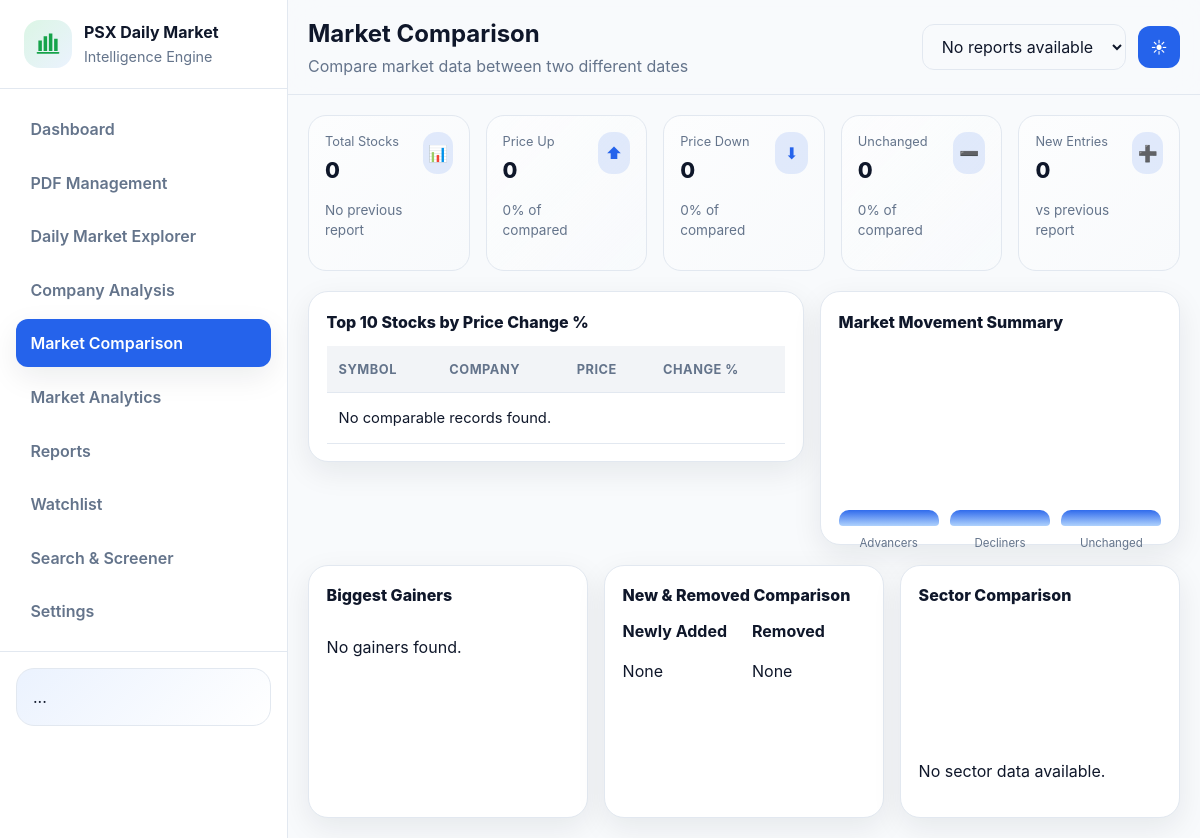
/pages/market-comparison/, run on an earlier commit of the app's database.
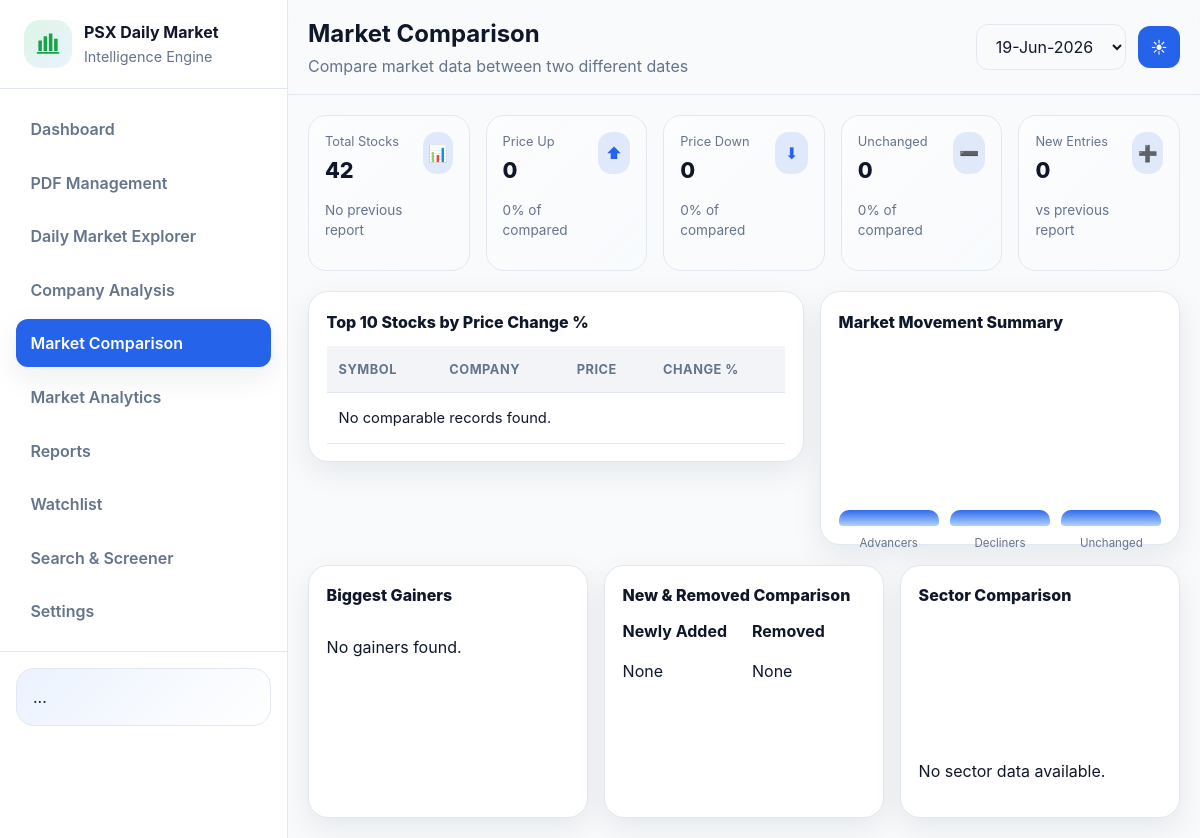
And on a later commit of the database.
### scraper/models.py (models this page shows, shortened)
class PDFDocument(models.Model):
    name = models.CharField(max_length=255)
    file = models.FileField(upload_to="pdfs/")
    uploaded_at = models.DateTimeField(auto_now_add=True)
    report_date = models.DateField(null=True, blank=True)
    report_time = models.TimeField(null=True, blank=True)
    is_processed = models.BooleanField(default=False)
    processing_error = models.TextField(null=True, blank=True)
    processed_at = models.DateTimeField(null=True, blank=True)
    file_hash = models.CharField(max_length=64, null=True, blank=True)
    class Meta:
        indexes = [models.Index(fields=["report_date", "report_time"])]

### pdfs/views.py (the view, shortened to what this page needs)
# urls.py: path("pages/market-comparison/", market_comparison, name="market-comparison"),
def market_comparison(request):
    requested_date = _parse_report_date(request.GET.get("date"))
    current_pdf = _get_latest_pdf_for_date(requested_date) if requested_date else None
    if current_pdf is None:
        current_pdf = _get_latest_pdf_for_date()
    previous_pdf = _get_previous_pdf(current_pdf) if current_pdf else None
    comparison_rows = _build_comparison_results(current_pdf) if current_pdf else []
    total_stocks = current_pdf.extracted_companies.count() if current_pdf else 0
    price_changes, new_entries, removed_entries = [], [], []
    price_up = [row for row in price_changes if row["change_percent"] > 0]
    price_down = [row for row in price_changes if row["change_percent"] < 0]
    unchanged = [row for row in price_changes if row["change_percent"] == 0]
    comparable_total = len(price_changes)
    def percentage(count):
        return round((count / comparable_total) * 100) if comparable_total else 0
    sector_rows = []
    if current_pdf and current_pdf.report_date:
        sector_counts = {}
        for record in ScrapedRecord.objects.filter(date=current_pdf.report_date).exclude(sector=""):
            sector_counts[record.sector] = sector_counts.get(record.sector, 0) + 1
        largest_sector_count = max(sector_counts.values(), default=0)
        sector_rows = [
            {"label": sector, "height": round((count / largest_sector_count) * 100)}
            for sector, count in sorted(sector_counts.items(), key=lambda item: item[1], reverse=True)[:4]
        ] if largest_sector_count else []
    context = {
        "current_pdf": current_pdf,
        "previous_pdf": previous_pdf,
        "available_dates": list(
            PDFDocument.objects.filter(is_processed=True, report_date__isnull=False)
            .values_list("report_date", flat=True)
            .order_by("-report_date")
            .distinct()
        ),
        "total_stocks": total_stocks,
        "price_up_count": len(price_up),
        "price_down_count": len(price_down),
        "unchanged_count": len(unchanged),
        "new_entries": new_entries[:3],
        "removed_entries": removed_entries[:3],
        "new_entry_count": len(new_entries),
        "top_price_changes": sorted(price_changes, key=lambda row: row["change_percent"], reverse=True)[:10],
        "biggest_gainers": sorted(price_up, key=lambda row: row["change_percent"], reverse=True)[:3],
        "movement_bars": [
            {"label": "Advancers", "height": percentage(len(price_up))},
            {"label": "Decliners", "height": percentage(len(price_down))},
            {"label": "Unchanged", "height": percentage(len(unchanged))},
        ],
        "sector_rows": sector_rows,
        "price_up_percentage": percentage(len(price_up)),
        "price_down_percentage": percentage(len(price_down)),
        "unchanged_percentage": percentage(len(unchanged)),
    }
    return render(request, "pages/market-comparison.html", context)

### pdfs/views.py (called while the page is built, shortened)
def _parse_report_date(raw_value):
    if not raw_value:
        return None

def _get_latest_pdf_for_date(report_date=None):
    queryset = PDFDocument.objects.filter(report_date__isnull=False).prefetch_related("extracted_companies")
    if report_date is not None:
        queryset = queryset.filter(report_date=report_date)
    return queryset.order_by("-report_date", "-uploaded_at").first()

def _get_previous_pdf(current_pdf):
    return (
        PDFDocument.objects.filter(report_date__lt=current_pdf.report_date)
        .prefetch_related("extracted_companies")
        .order_by("-report_date", "-uploaded_at")
        .first()
    )

def _build_comparison_results(current_pdf):
    stored_results = (
        ComparisonResult.objects.filter(current_pdf=current_pdf)
        .select_related("previous_pdf", "current_pdf")
        .only(
            "id",
            "previous_pdf_id",
            "current_pdf_id",
            "symbol",
            "company_name",
            "status",
            "previous_price",
            "current_price",
        )
        .order_by("status", "company_name")
    )
    if stored_results.exists():
        return list(stored_results.values("symbol", "company_name", "status", "previous_price", "current_price"))
    previous_pdf = _get_previous_pdf(current_pdf)
    if previous_pdf is None:
        return []

### templates/pages/market-comparison.html (shortened to what this page needs)
{% load static %}
<!DOCTYPE html>
<html lang="en">
  <head>
    <link rel="stylesheet" href="{% static 'css/styles.css' %}" />
  </head>
  <body>
    <div class="app-shell">
      <aside class="sidebar">
        <div class="sidebar-header">
          <div class="sidebar-logo" aria-hidden="true">
            <svg viewBox="0 0 32 32" width="28" height="28" fill="currentColor">
              <path d="M5 24V12h4v12H5Zm6 0V7h4v17h-4Zm6 0V4h4v20h-4Zm6 0V10h4v14h-4Z" />
              <path d="M4 26h24" stroke="currentColor" stroke-width="2" stroke-linecap="round" />
            </svg>
          </div>
          <div class="sidebar-brand">
            <strong>PSX Daily Market</strong>
            <span>Intelligence Engine</span>
          </div>
        </div>
        <nav class="nav-list" aria-label="Primary navigation">
          <a class="nav-link" href="{% url 'home' %}">Dashboard</a>
          <a class="nav-link" href="{% url 'pdf-management' %}">PDF Management</a>
          <a class="nav-link" href="{% url 'daily-market-explorer' %}">Daily Market Explorer</a>
          <a class="nav-link" href="{% url 'company-analysis' %}">Company Analysis</a>
          <a class="nav-link active" href="{% url 'market-comparison' %}">Market Comparison</a>
          <a class="nav-link" href="{% url 'market-analytics' %}">Market Analytics</a>
          <a class="nav-link" href="{% url 'reports' %}">Reports</a>
          <a class="nav-link" href="{% url 'watchlist' %}">Watchlist</a>
          <a class="nav-link" href="{% url 'search-screener' %}">Search &amp; Screener</a>
          <a class="nav-link" href="{% url 'settings' %}">Settings</a>
        </nav>
        <div class="sidebar-footer"><div class="help-card">...</div></div>
      </aside>
      <div class="main-area">
        <header class="topbar">
          <div>
            <h1>Market Comparison</h1>
            <p>Compare market data between two different dates</p>
          </div>
          <div class="topbar-actions"><form method="get"><select name="date" class="outline-button" aria-label="Select comparison date" onchange="this.form.submit()">{% for available_date in available_dates %}<option value="{{ available_date|date:'Y-m-d' }}" {% if current_pdf.report_date == available_date %}selected{% endif %}>{{ available_date|date:'d-M-Y' }}</option>{% empty %}<option value="">No reports available</option>{% endfor %}</select></form><button class="icon-button" data-theme-toggle>☀</button></div>
        </header>
        <main class="content">
          <section class="grid grid-5">
            <article class="stat-card"><div><p class="stat-label">Total Stocks</p><p class="stat-value">{{ total_stocks }}</p><p class="stat-helper">{% if previous_pdf %}vs {{ previous_pdf.report_date|date:'d-M-Y' }}{% else %}No previous report{% endif %}</p></div><div class="stat-icon">📊</div></article>
            <article class="stat-card"><div><p class="stat-label">Price Up</p><p class="stat-value">{{ price_up_count }}</p><p class="stat-helper">{{ price_up_percentage }}% of compared</p></div><div class="stat-icon">⬆</div></article>
            <article class="stat-card"><div><p class="stat-label">Price Down</p><p class="stat-value">{{ price_down_count }}</p><p class="stat-helper">{{ price_down_percentage }}% of compared</p></div><div class="stat-icon">⬇</div></article>
            <article class="stat-card"><div><p class="stat-label">Unchanged</p><p class="stat-value">{{ unchanged_count }}</p><p class="stat-helper">{{ unchanged_percentage }}% of compared</p></div><div class="stat-icon">➖</div></article>
            <article class="stat-card"><div><p class="stat-label">New Entries</p><p class="stat-value">{{ new_entry_count }}</p><p class="stat-helper">vs previous report</p></div><div class="stat-icon">➕</div></article>
          </section>
          <section class="grid" style="grid-template-columns:1fr 360px;align-items:start;">
            <section class="card table-card">
              <div class="card-header"><h2 class="card-title">Top 10 Stocks by Price Change %</h2></div>
              <table><thead><tr><th>Symbol</th><th>Company</th><th>Price</th><th>Change %</th></tr></thead><tbody>{% for stock in top_price_changes %}<tr><td><strong>{{ stock.symbol }}</strong></td><td>{{ stock.company_name }}</td><td>{{ stock.current_price|floatformat:2 }}</td><td class="badge {% if stock.change_percent >= 0 %}success{% else %}danger{% endif %}">{% if stock.change_percent > 0 %}+{% endif %}{{ stock.change_percent|floatformat:2 }}%</td></tr>{% empty %}<tr><td colspan="4">No comparable records found.</td></tr>{% endfor %}</tbody></table>
            </section>
            <article class="card chart-card">
              <div class="card-header"><h2 class="card-title">Market Movement Summary</h2></div>
              <div class="bar-chart">{% for item in movement_bars %}<div class="bar" style="height: {{ item.height }}%"><span>{{ item.label }}</span></div>{% endfor %}</div>
            </article>
          </section>
          <section class="grid grid-3">
            <article class="card"><div class="card-header"><h2 class="card-title">Biggest Gainers</h2></div><div class="list-stack">{% for stock in biggest_gainers %}<p class="badge success" style="width:fit-content;">{{ stock.symbol }} +{{ stock.change_percent|floatformat:2 }}%</p>{% empty %}<p>No gainers found.</p>{% endfor %}</div></article>
            <article class="card"><div class="card-header"><h2 class="card-title">New &amp; Removed Comparison</h2></div><div class="grid" style="grid-template-columns:1fr 1fr;gap:1rem;"><div><strong>Newly Added</strong>{% for stock in new_entries %}<p>{{ stock.symbol }}</p>{% empty %}<p>None</p>{% endfor %}</div><div><strong>Removed</strong>{% for stock in removed_entries %}<p>{{ stock.symbol }}</p>{% empty %}<p>None</p>{% endfor %}</div></div></article>
            <article class="card chart-card"><div class="card-header"><h2 class="card-title">Sector Comparison</h2></div><div class="bar-chart">{% for sector in sector_rows %}<div class="bar" style="height: {{ sector.height }}%"><span>{{ sector.label }}</span></div>{% empty %}<p>No sector data available.</p>{% endfor %}</div></article>
          </section>
        </main>
      </div>
    </div>
  </body>
</html>

What changed in the data, as far as the page shows it:
added PDFDocument: date "19-Jun-2026"
Also different on the page:
{{ total_stocks }}: "0" → "42"
form field date: "No reports available" → (not shown)
